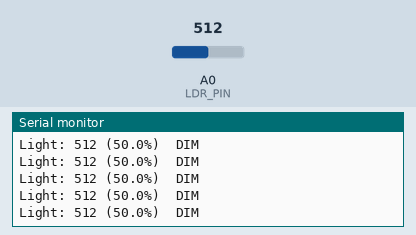
A sketch run on a simulated Arduino Uno, built with avr-gcc and run on an emulated ATmega328P. Shown: the last lines printed to the serial monitor. The inputs (shaded band) are chosen by the test bench; at power-on: A0 (LDR_PIN) = 512.

Above: at 1.2 s.
1.3 s: A0 (LDR_PIN) set to 582
At 1.56 s:
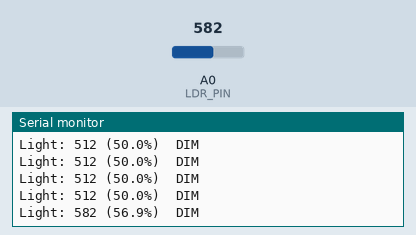
2.8 s: A0 (LDR_PIN) set to 607
At 2.96 s:
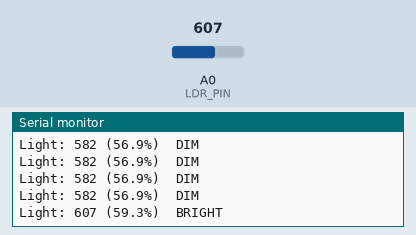

The sketch:

sensor_env_63.ino
```cpp
// snippet: sensor_env_63
// tags: sensor, i2c, temperature, pressure, humidity
// boards: avr, megaavr, romi32u4
// library: none
// description: LDR on A0: declare int rawLight = 0, float lightPct = 0
// prompts: rawlight, float, lightpct, globally, print, percentage
// verified: compile-only
// source: kd-generated (id 63)
// exact-include: Arduino.h

#include <Arduino.h>

#define LDR_PIN A0
#define DARK_THRESH 200
#define DIM_THRESH 600

int rawLight = 0;
float lightPct = 0.0;

unsigned long prevMs = 0;

void setup() {
  Serial.begin(115200);
}

void loop() {
  unsigned long now = millis();
  if (now - prevMs >= 200) {
    prevMs = now;
    rawLight = analogRead(LDR_PIN);
    lightPct = rawLight / 1023.0f * 100.0f;

    Serial.print("Light: "); Serial.print(rawLight);
    Serial.print(" ("); Serial.print(lightPct, 1); Serial.print("%)  ");

    if (rawLight < DARK_THRESH)   Serial.println("DARK");
    else if (rawLight < DIM_THRESH) Serial.println("DIM");
    else                          Serial.println("BRIGHT");
  }
}
```

Measured:
- the behaviour switches between 599 and 600 on A0 (LDR_PIN) (found by bisection; images 1 and 2)
- after the input at 1.3 s, the serial monitor: prints a new line after 0.10 s (image 1)
- after the input at 2.8 s, the serial monitor: prints a new line at once (image 2)
